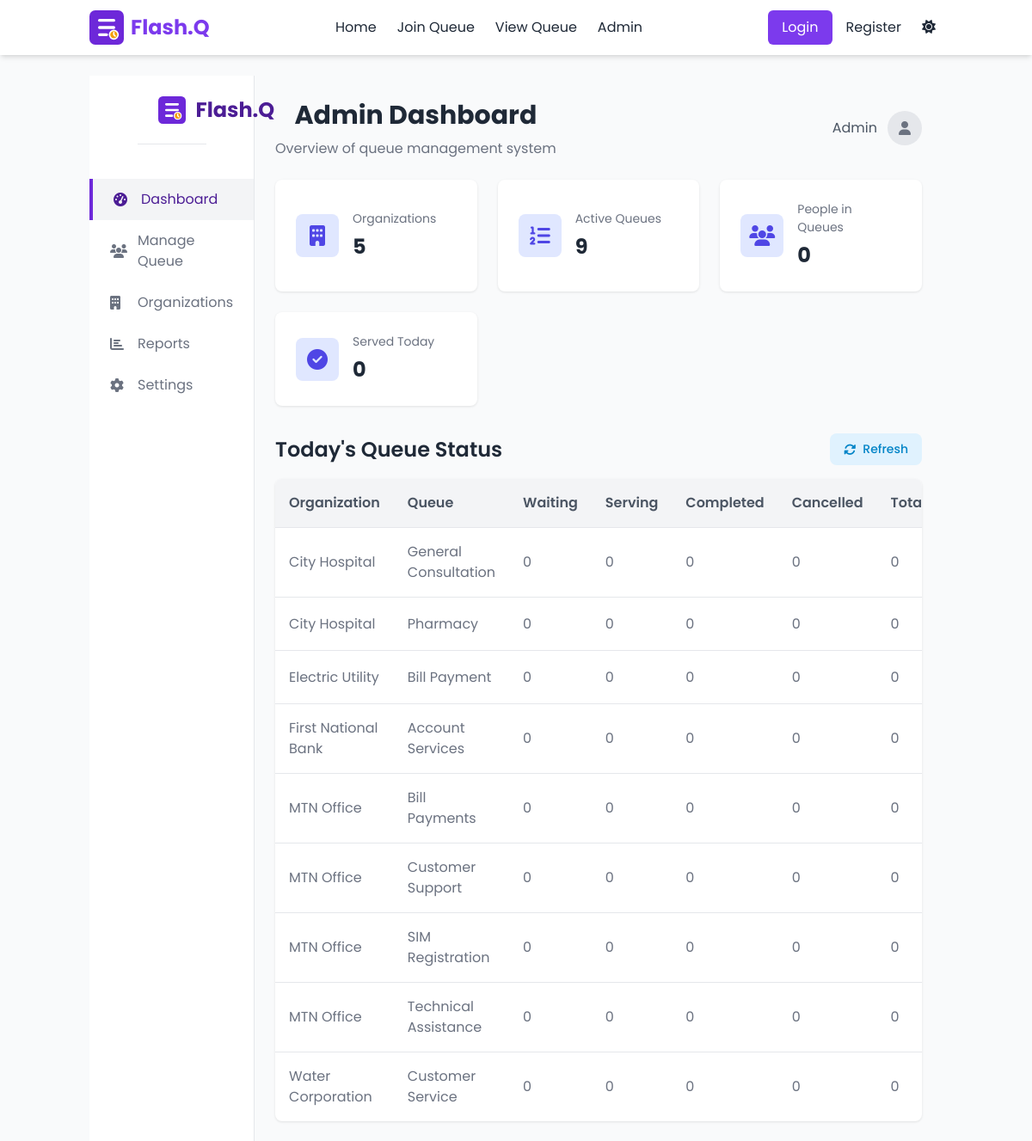
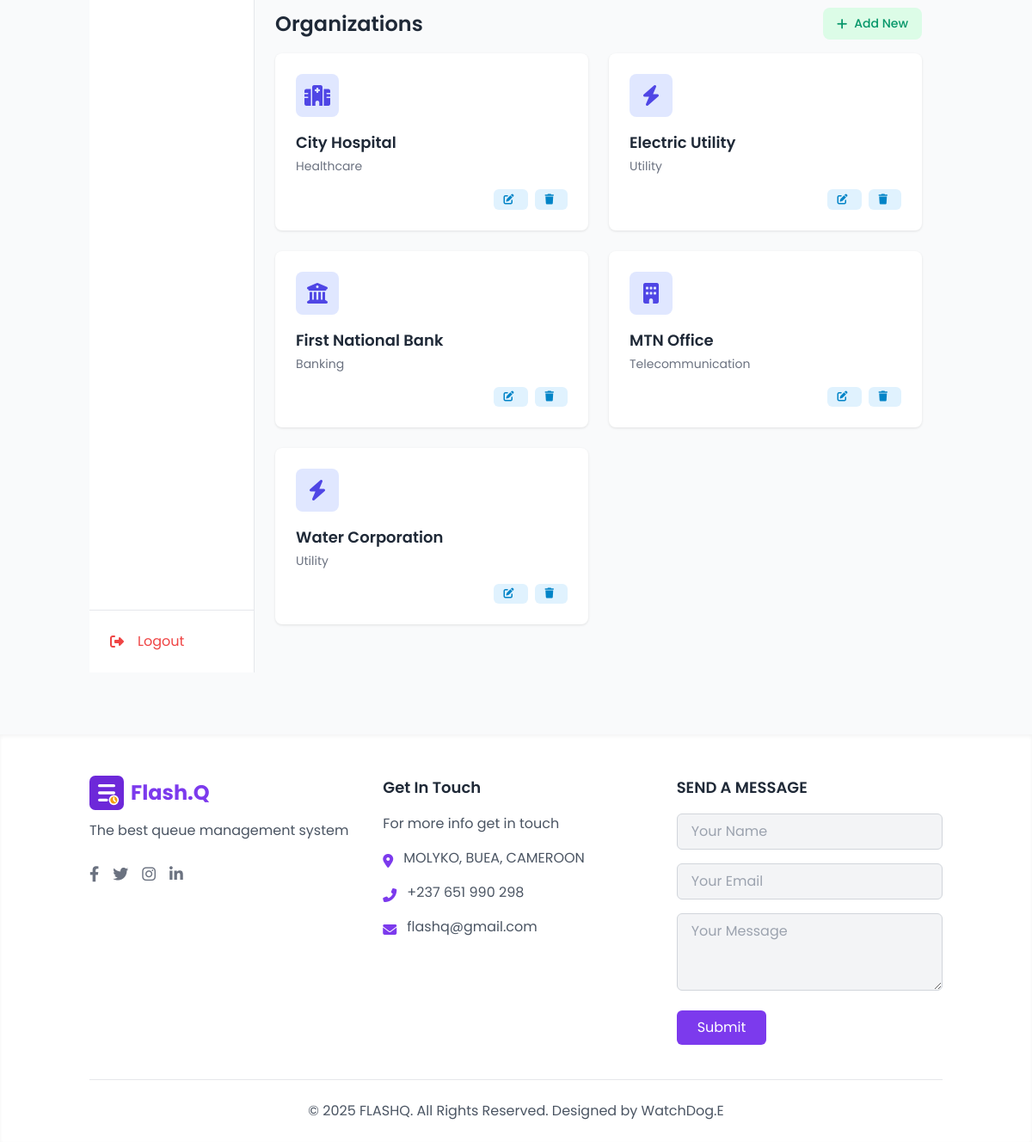
Screenshot of /admin/dashboard.php (signed in) with the database file from the repository (2 pictures, top to bottom).
### tables this page shows
CREATE TABLE IF NOT EXISTS organizations (
    id INT AUTO_INCREMENT PRIMARY KEY,
    name VARCHAR(255) NOT NULL,
    category VARCHAR(100) NOT NULL,
    description TEXT,
    created_at TIMESTAMP DEFAULT CURRENT_TIMESTAMP
);

### includes/db.php (called while the page is built, shortened)
<?php
class Database {
    private $conn;
    public function __construct() {
        try {
            $this->conn = new PDO("mysql:host=" . DB_HOST . ";dbname=" . DB_NAME, DB_USER, DB_PASS);
            $this->conn->setAttribute(PDO::ATTR_ERRMODE, PDO::ERRMODE_EXCEPTION);
            $this->conn->setAttribute(PDO::ATTR_DEFAULT_FETCH_MODE, PDO::FETCH_ASSOC);
        } catch(PDOException $e) {
            die("Connection failed: " . $e->getMessage());
        }
    }
    public function query($sql, $params = []) {
        $stmt = $this->conn->prepare($sql);
        $stmt->execute($params);
        return $stmt;
    }
    public function select($sql, $params = []) {
        $stmt = $this->query($sql, $params);
        return $stmt->fetchAll();
    }
}
?>

### includes/functions.php (called while the page is built, shortened)
<?php
require_once 'db.php';
function getAllOrganizations() {
    global $db;
    return $db->select("SELECT * FROM organizations ORDER BY name ASC");
}
?>

### admin/dashboard.php (the view, shortened to what this page needs)
<?php
include '../includes/header.php';
require_once '../includes/functions.php';
require_once '../includes/db.php';
$db = new Database();
$organizations = getAllOrganizations();
try {
    $stats = $db->select("
        SELECT
            o.name as organization_name,
            q.name as queue_name,
            COUNT(qt.id) as total_tokens,
            SUM(CASE WHEN qt.status = 'completed' THEN 1 ELSE 0 END) as completed_tokens,
            SUM(CASE WHEN qt.status = 'waiting' THEN 1 ELSE 0 END) as waiting_tokens,
            SUM(CASE WHEN qt.status = 'serving' THEN 1 ELSE 0 END) as serving_tokens,
            SUM(CASE WHEN qt.status = 'cancelled' THEN 1 ELSE 0 END) as cancelled_tokens
        FROM organizations o
        JOIN queues q ON q.organization_id = o.id
        LEFT JOIN queue_tokens qt ON qt.queue_id = q.id
        WHERE DATE(qt.join_time) = CURDATE() OR qt.join_time IS NULL
        GROUP BY o.id, q.id
        ORDER BY o.name, q.name
    ");
} catch (Exception $e) {
    error_log("Error fetching statistics: " . $e->getMessage());
    $stats = [];
}
?>
<div class="admin-container">
    <aside class="admin-sidebar">
        <div class="admin-logo">
            <img src="../assets/images/logo.svg" alt="Flash.Q Logo">
            <span>Flash.Q</span>
        </div>
        <nav class="admin-nav">
            <a href="dashboard.php" class="active">
                <i class="fas fa-tachometer-alt"></i>
                <span>Dashboard</span>
            </a>
            <a href="manage_queue.php">
                <i class="fas fa-users"></i>
                <span>Manage Queue</span>
            </a>
            <a href="organizations.php">
                <i class="fas fa-building"></i>
                <span>Organizations</span>
            </a>
            <a href="reports.php">
                <i class="fas fa-chart-bar"></i>
                <span>Reports</span>
            </a>
            <a href="settings">
                <i class="fas fa-cog"></i>
                <span>Settings</span>
            </a>
        </nav>
        <div class="admin-logout">
            <a href="../index.php?logout=1">
                <i class="fas fa-sign-out-alt"></i>
                <span>Logout</span>
            </a>
        </div>
    </aside>
    <main class="admin-content">
        <header class="admin-header">
            <div class="admin-header-title">
                <h1>Admin Dashboard</h1>
                <p>Overview of queue management system</p>
            </div>
            <div class="admin-user">
                <span><?= htmlspecialchars($_SESSION['user_name'] ?? 'Admin') ?></span>
                <div class="admin-avatar">
                    <i class="fas fa-user"></i>
                </div>
            </div>
        </header>
        <div class="admin-stats">
            <div class="stat-card">
                <div class="stat-icon">
                    <i class="fas fa-building"></i>
                </div>
                <div class="stat-info">
                    <h3>Organizations</h3>
                    <p><?= count($organizations) ?></p>
                </div>
            </div>
            <div class="stat-card">
                <div class="stat-icon">
                    <i class="fas fa-list-ol"></i>
                </div>
                <div class="stat-info">
                    <h3>Active Queues</h3>
                    <p><?= count($stats) ?></p>
                </div>
            </div>
            <div class="stat-card">
                <div class="stat-icon">
                    <i class="fas fa-users"></i>
                </div>
                <div class="stat-info">
                    <h3>People in Queues</h3>
                    <p>
                    <?php
                            $totalWaiting = array_sum(array_column($stats, 'waiting_tokens'));
                            echo $totalWaiting;
                        ?>
                    </p>
                </div>
            </div>
            <div class="stat-card">
                <div class="stat-icon">
                    <i class="fas fa-check-circle"></i>
                </div>
                <div class="stat-info">
                    <h3>Served Today</h3>
                    <p>
                    <?php
                            $totalCompleted = array_sum(array_column($stats, 'completed_tokens'));
                            echo $totalCompleted;
                        ?>
                    </p>
                </div>
            </div>
        </div>
        <div class="admin-data-section">
            <div class="admin-section-header">
                <h2>Today's Queue Status</h2>
                <button class="refresh-btn" onclick="location.reload()">
                    <i class="fas fa-sync-alt"></i> Refresh
                </button>
            </div>
            <div class="admin-table-container">
                <table class="admin-table">
                    <thead>
                        <tr>
                            <th>Organization</th>
                            <th>Queue</th>
                            <th>Waiting</th>
                            <th>Serving</th>
                            <th>Completed</th>
                            <th>Cancelled</th>
                            <th>Total</th>
                        </tr>
                    </thead>
                    <tbody>
                        <?php if (empty($stats)): ?>
                            <tr>
                                <td colspan="8" class="empty-table">No queue data available for today</td>
                            </tr>
                        <?php else: ?>
                            <?php foreach ($stats as $stat): ?>
                                <tr>
                                    <td><?= htmlspecialchars($stat['organization_name']) ?></td>
                                    <td><?= htmlspecialchars($stat['queue_name']) ?></td>
                                    <td><?= $stat['waiting_tokens'] ?></td>
                                    <td><?= $stat['serving_tokens'] ?></td>
                                    <td><?= $stat['completed_tokens'] ?></td>
                                    <td><?= $stat['cancelled_tokens'] ?></td>
                                    <td><?= $stat['total_tokens'] ?></td>
                                </tr>
                            <?php endforeach; ?>
                        <?php endif; ?>
                    </tbody>
                </table>
            </div>
        </div>
        <div class="admin-data-section">
            <div class="admin-section-header">
                <h2>Organizations</h2>
                <button class="add-btn">
                    <i class="fas fa-plus"></i> Add New
                </button>
            </div>
            <div class="admin-cards">
                <?php foreach ($organizations as $org): ?>
                    <div class="org-card">
                        <div class="org-card-icon">
                            <?php if ($org['category'] === 'Healthcare'): ?>
                                <i class="fas fa-hospital"></i>
                            <?php elseif ($org['category'] === 'Banking'): ?>
                                <i class="fas fa-university"></i>
                            <?php elseif ($org['category'] === 'Utility'): ?>
                                <i class="fas fa-bolt"></i>
                            <?php else: ?>
                                <i class="fas fa-building"></i>
                            <?php endif; ?>
                        </div>
                        <div class="org-card-info">
                            <h3><?= htmlspecialchars($org['name']) ?></h3>
                            <p><?= htmlspecialchars($org['category']) ?></p>
                        </div>
                        <div class="org-card-actions">
                            <button class="action-btn">
                                <i class="fas fa-edit"></i>
                            </button>
                            <button class="action-btn">
                                <i class="fas fa-trash"></i>
                            </button>
                        </div>
                    </div>
                <?php endforeach; ?>
            </div>
        </div>
    </main>
</div>
<?php include '../includes/footer.php'; ?>

### assets/css/main.css (style rules this page uses)
:root { --primary-50: #f5f3ff; --primary-100: #ede9fe; --primary-200: #ddd6fe; --primary-300: #c4b5fd; --primary-400: #a78bfa; --primary-500: #8b5cf6; --primary-600: #7c3aed; --primary-700: #6d28d9; --primary-800: #5b21b6; --primary-900: #4c1d95; --gray-50: #f9fafb; --gray-100: #f3f4f6; --gray-200: #e5e7eb; --gray-300: #d1d5db; --gray-400: #9ca3af; --gray-500: #6b7280; --gray-600: #4b5563; --gray-700: #374151; --gray-800: #1f2937; --gray-900: #111827; --success: #10b981; --warning: #f59e0b; --error: #ef4444; --info: #3b82f6; }
html { scroll-behavior: smooth; }
body { font-family: 'Poppins', sans-serif; transition: background-color 0.3s ease, color 0.3s ease; }

### rows the page displays
organizations: name "City Hospital", category "Healthcare"
organizations: name "Electric Utility", category "Utility"
organizations: name "First National Bank", category "Banking"
organizations: name "MTN Office", category "Telecommunication"
organizations: name "Water Corporation", category "Utility"

### other values shown
$_SESSION['user_name'] "Admin"
count($organizations) "5"
count($stats) "9"
$totalWaiting "0"
$totalCompleted "0"
$stat['organization_name'] "City Hospital"
$stat['queue_name'] "General Consultation"
$stat['waiting_tokens'] "0"
$stat['serving_tokens'] "0"
$stat['completed_tokens'] "0"
$stat['cancelled_tokens'] "0"
$stat['total_tokens'] "0"
$stat['queue_name'] "Pharmacy"
$stat['organization_name'] "Electric Utility"
$stat['queue_name'] "Bill Payment"
